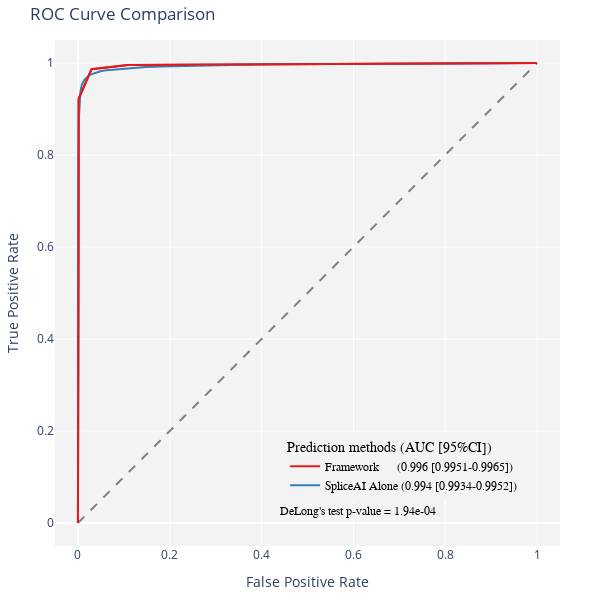

Source (notebook cell):
### Code cell
import plotly.graph_objects as go
import numpy as np
from sklearn.metrics import roc_curve, roc_auc_score

# ROC curve (LABEL, PriorityScore)
fpr1, tpr1, thresholds1 = roc_curve(data['LABEL'], data['PriorityScore'])
auc1 = roc_auc_score(data['LABEL'], data['PriorityScore'])

fpr2, tpr2, thresholds2 = roc_curve(data['LABEL'], data['maxsplai'])
auc2 = roc_auc_score(data['LABEL'], data['maxsplai'])

# Calculate optimal threshold from ROC curve by Youden's J statistic
Youden_index = np.argmax(tpr1 - fpr1)
optimal_threshold = thresholds1[Youden_index]
print('Optimal threshold (using Youden index):', optimal_threshold)

# plot ROC curve using Plotly
fig = go.Figure()

# Add traces
fig.add_trace(go.Scatter(
    x=fpr1, y=tpr1, mode='lines', 
    name=f"Framework      ({auc1:.3f} [{cilower1:.4f}-{ciupper1:.4f}])", 
    line=dict(color='#E41A1C', width=2))
    )
fig.add_trace(go.Scatter(
    x=fpr2, y=tpr2, mode='lines', 
    name=f"SpliceAI Alone ({auc2:.3f} [{cilower2:.4f}-{ciupper2:.4f}])", 
    line=dict(color='#377EB8', width=2))
    )
fig.add_trace(go.Scatter(
    x=[0, 1], y=[0, 1], mode='lines', name='Chance', 
    line=dict(color='gray', width=2, dash='dash'), showlegend=False)
    )

# Add an annotation
fig.add_annotation(x=0.6, y=0.05, xref="paper", yref="paper",
                   text=f"DeLong's test p-value = {10**p_value_log[0][0]:.2e}",
                   showarrow=False,
                   font=dict(family="Arial, sans-serif", size=12, color="black"),
                   bgcolor='rgba(243, 243, 243, 1)',
                #    bordercolor="black",
                   borderwidth=2)

# Add titles and labels
fig.update_layout(title='ROC Curve Comparison',
                  xaxis_title='False Positive Rate',
                  yaxis_title='True Positive Rate',
                  legend_title='Prediction methods (AUC [95%CI])',
                  plot_bgcolor='rgba(243, 243, 243, 1)',
                  paper_bgcolor='rgba(243, 243, 243, 0)',
                  legend=dict(y=0.09, x=0.925, xanchor='right', yanchor='bottom', 
                              bgcolor='rgba(243, 243, 243, 1)',
                              font=dict(family="Arial, sans-serif", size=12, color="black")),
                  margin=dict(l=40, r=40, t=40, b=40))

fig.update_xaxes(range=[-0.05, 1.05])
fig.update_yaxes(range=[-0.05, 1.05])
fig.update_layout(width=600, height=600)
fig.write_html("roc-auc.html")

# Add zoomed-in ROC curve in the top left corner
fig.add_trace(go.Scatter(
    x=fpr1, y=tpr1, mode='lines', 
    name=f"Framework      ({auc1:.3f} [{cilower1:.4f}-{ciupper1:.4f}])", 
    line=dict(color='#E41A1C', width=2), showlegend=False)
    )


# Show figure
fig.show()

### Figure 1 — Plotly figure (JSON) as saved in the notebook; plotly's stock layout.template omitted (floating-point values rounded to 4 significant figures)
{"data": [{"line": {"color": "#E41A1C", "width": 2}, "mode": "lines", "name": "Framework      (0.996 [0.9951-0.9965])", "type": "scatter", "x": [0, 0, 0, 0, 0, 0.0001479, 0.0002324, 0.001479, 0.02955, 0.1091, 1], "y": [0, 0.1996, 0.3085, 0.5511, 0.6377, 0.721, 0.8163, 0.9223, 0.9864, 0.9956, 1]}, {"line": {"color": "#377EB8", "width": 2}, "mode": "lines", "name": "SpliceAI Alone (0.994 [0.9934-0.9952])", "type": "scatter", "x": [0, 6.337e-05, 0.000169, 0.0002746, 0.0004647, 0.0005492, 0.0005914, 0.0006337, 0.0006337, 0.0006337, 0.0006759, 0.0007815, 0.0007815, 0.0008449, 0.0009294, 0.0009928, 0.001035, 0.001077, 0.001141, 0.001183, 0.001225, 0.001246, 0.00131, 0.001373, 0.001394, 0.001457, 0.001563, 0.001605, 0.001626, 0.001669, 0.001711, 0.001732, 0.001795, 0.001817, 0.001901, 0.002049, 0.002176, 0.00226, 0.002471, 0.002556, 0.002661, 0.002767, 0.002852, 0.002957, 0.003084, 0.003274, 0.003528, 0.003697, 0.00395, 0.004034, 0.004161, 0.00433, 0.004415, 0.004626, 0.004858, 0.005069, 0.005196, 0.005513, 0.005745, 0.006126, 0.006442, 0.006928, 0.007224, 0.007668, 0.007963, 0.008449, 0.008808, 0.009379, 0.01016, 0.01069, 0.0113, 0.01212, 0.01312, 0.01409, 0.01512, 0.01637, 0.01785, 0.0195, 0.02114, 0.02288, 0.02461, 0.02706, 0.03008, 0.03314, 0.03612, 0.03977, 0.04429, 0.04928, 0.05481, 0.06124, 0.06945, 0.07917, 0.09036, 0.1056, 0.1239, 0.1475, 0.1807, 0.2262, 0.2945, 0.4107, 0.6846, 1], "y": [0, 0.1972, 0.4082, 0.4989, 0.5533, 0.5911, 0.6207, 0.6434, 0.6658, 0.6842, 0.702, 0.7166, 0.7281, 0.7364, 0.748, 0.7584, 0.768, 0.7768, 0.7868, 0.7942, 0.8002, 0.8074, 0.8138, 0.8187, 0.8239, 0.8299, 0.8362, 0.8418, 0.8459, 0.851, 0.8566, 0.8602, 0.8636, 0.8679, 0.8721, 0.8781, 0.8819, 0.8862, 0.8897, 0.892, 0.8951, 0.8983, 0.902, 0.9058, 0.9085, 0.9117, 0.9152, 0.9178, 0.9205, 0.9222, 0.9248, 0.9273, 0.9287, 0.9296, 0.9311, 0.934, 0.9357, 0.938, 0.9406, 0.942, 0.9441, 0.9461, 0.9477, 0.9495, 0.9508, 0.9523, 0.9535, 0.9548, 0.956, 0.9577, 0.9586, 0.9607, 0.9621, 0.9632, 0.9648, 0.9662, 0.9675, 0.9686, 0.9703, 0.972, 0.9734, 0.975, 0.9758, 0.9772, 0.978, 0.9794, 0.9805, 0.9819, 0.9832, 0.9841, 0.9848, 0.9858, 0.987, 0.9882, 0.9897, 0.9911, 0.9924, 0.9934, 0.9951, 0.9971, 0.9986, 1]}, {"line": {"color": "gray", "dash": "dash", "width": 2}, "mode": "lines", "name": "Chance", "showlegend": false, "type": "scatter", "x": [0, 1], "y": [0, 1]}, {"line": {"color": "#E41A1C", "width": 2}, "mode": "lines", "name": "Framework      (0.996 [0.9951-0.9965])", "showlegend": false, "type": "scatter", "x": [0, 0, 0, 0, 0, 0.0001479, 0.0002324, 0.001479, 0.02955, 0.1091, 1], "y": [0, 0.1996, 0.3085, 0.5511, 0.6377, 0.721, 0.8163, 0.9223, 0.9864, 0.9956, 1]}], "layout": {"annotations": [{"bgcolor": "rgba(243, 243, 243, 1)", "borderwidth": 2, "font": {"color": "black", "family": "Arial, sans-serif", "size": 12}, "showarrow": false, "text": "DeLong's test p-value = 1.94e-04", "x": 0.6, "xref": "paper", "y": 0.05, "yref": "paper"}], "height": 600, "legend": {"bgcolor": "rgba(243, 243, 243, 1)", "font": {"color": "black", "family": "Arial, sans-serif", "size": 12}, "title": {"text": "Prediction methods (AUC [95%CI])"}, "x": 0.925, "xanchor": "right", "y": 0.09, "yanchor": "bottom"}, "margin": {"b": 40, "l": 40, "r": 40, "t": 40}, "paper_bgcolor": "rgba(243, 243, 243, 0)", "plot_bgcolor": "rgba(243, 243, 243, 1)", "title": {"text": "ROC Curve Comparison"}, "width": 600, "xaxis": {"range": [-0.05, 1.05], "title": {"text": "False Positive Rate"}}, "yaxis": {"range": [-0.05, 1.05], "title": {"text": "True Positive Rate"}}}}
